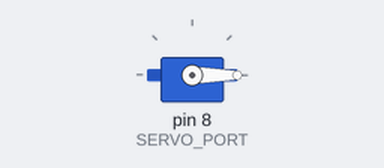
This sketch was run on a simulated Arduino Uno, built with avr-gcc and run on an emulated ATmega328P. On the bench: servo.

Above: at 0.05 s.
Timing chart, 0 to 4.6 s (numbered marks = the images above):
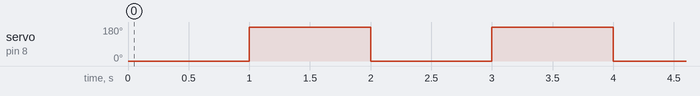

The sketch:

01_Resetting_Servo.ino
```cpp
#include<Servo.h>

/*  Micro Servo 9g, only good for 180 degree rotation.
 *  brown -> ground
 *  red -> +5
 *  orange -> 8
 */
 #define SERVO_PORT 8

Servo servo;
void setup() {
  servo.attach(SERVO_PORT);
  servo.write(0);
}

void loop() {
  int del = 1000;
  servo.write(0);
  delay(del);
  servo.write(180);
  delay(del);
}
```

Measured:
- by itself, servo on pin 8 (SERVO_PORT): alternates 180° for 1.0 s and 0° for 1.0 s
